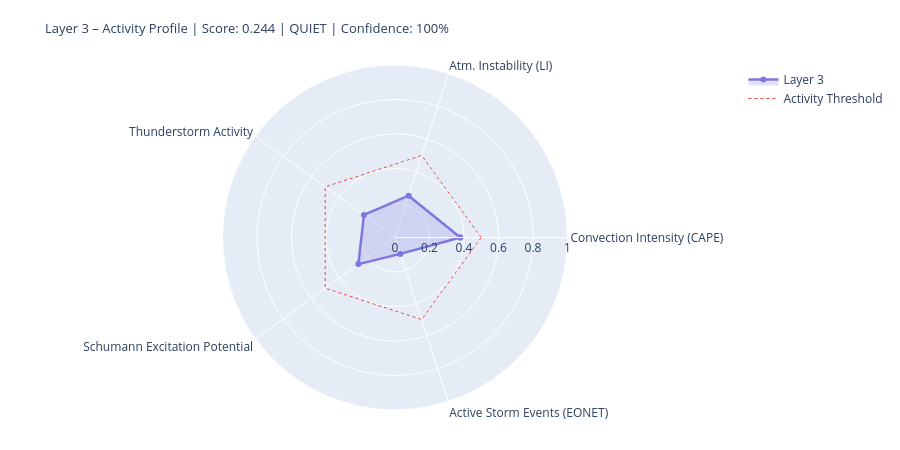

Notebook code cell kept with this figure:
### Markdown cell above
---
## 4. State Assessment & Handoff to Layer 4/5

### Code cell
# ============================================================
# LAYER-3-SCORE
# Five dynamic components
# ============================================================

def norm(v, lo, hi):
    if v is None or (isinstance(v, float) and math.isnan(v)): return None
    return round(max(0.0, min(1.0, (v - lo) / (hi - lo))), 4)

# --- 1) Convection intensity (global CAPE mean) ---
cape_mean = df_atm['cape'].dropna().mean() if not df_atm.empty else None
conv_score = norm(cape_mean, 0, 3000)
conv_src   = 'primary' if cape_mean is not None else 'missing'

# --- 2) Atmospheric instability (LI mean) ---
li_mean   = df_atm['li'].dropna().mean() if not df_atm.empty else None
# Negative LI = unstable → higher score
instab_score = norm(-li_mean if li_mean is not None else None, -6, 6)
instab_src   = 'primary' if li_mean is not None else 'missing'

# --- 3) Thunderstorm activity (mean thunder score + WMO count) ---
thunder_mean = df_atm['thunder_score'].mean() if not df_atm.empty else None
n_thunder    = int(df_atm['thunderstorm'].sum()) if not df_atm.empty else 0
thunder_score_val = norm(
    (thunder_mean or 0) * 0.7 + n_thunder * 0.1, 0, 1.0
) if thunder_mean is not None else None
thunder_src = 'primary'

# --- 4) Schumann excitation potential (weighted Schumann contribution) ---
schumann_pot = df_atm['schumann_contribution'].mean() if not df_atm.empty else None
# Boosted by Layer-2 thunderstorm trigger
if schumann_pot is not None and l2_thunder:
    schumann_pot = min(1.0, schumann_pot * 1.2)
schumann_score = norm(schumann_pot, 0, 1.0) if schumann_pot is not None else None
schumann_src   = 'derived'

# --- 5) Storm activity (NASA EONET) ---
# Distinction: None = data not loaded, 0.0 = loaded but no events
storm_score = None
storm_src   = 'missing'
if raw.get('storms') is not None:          # API reached successfully
    storm_score = norm(len(storm_events), 0, 30) if storm_events else 0.0
    storm_src   = 'primary'

# X-Ray and Kp: context only, not in dynamic score
# (X-Ray = Layer-0/4 driver; Kp = geomagnetic index, not a lightning proxy)
xray_context = None
if raw.get('xray'):
    df_xc = pd.DataFrame(raw['xray'])
    fc = next((c for c in df_xc.columns
               if any(k in c.lower() for k in ['flux','long']) and 'time' not in c.lower()),
              df_xc.columns[1])
    df_xc[fc] = pd.to_numeric(df_xc[fc], errors='coerce')
    xray_last = df_xc[fc].dropna().iloc[-1] if not df_xc[fc].dropna().empty else None
    if xray_last:
        xray_class = ('X' if xray_last>=1e-4 else 'M' if xray_last>=1e-5
                      else 'C' if xray_last>=1e-6 else 'B')
        xray_context = {'flux': float(xray_last), 'class': xray_class}
        print(f'X-Ray context: {xray_class}-class ({xray_last:.2e} W/m²)')

# --- Aggregate ---
COMPONENTS = {
    'Convection Intensity (CAPE)':  {'score': conv_score,       'source': conv_src,    'dynamic': True},
    'Atm. Instability (LI)':         {'score': instab_score,     'source': instab_src,  'dynamic': True},
    'Thunderstorm Activity':              {'score': thunder_score_val, 'source': thunder_src, 'dynamic': True},
    'Schumann Excitation Potential':   {'score': schumann_score,   'source': schumann_src,'dynamic': True},
    'Active Storm Events (EONET)': {'score': storm_score,      'source': storm_src,   'dynamic': True},
}

available   = {k: v['score'] for k, v in COMPONENTS.items() if v['score'] is not None}
unavailable = [k for k, v in COMPONENTS.items() if v['score'] is None]
layer3_score = round(sum(available.values()) / len(available), 4) if available else None
confidence   = round(len(available) / len(COMPONENTS), 2)
level = ('unknown' if layer3_score is None
         else 'quiet'   if layer3_score < 0.3
         else 'moderate' if layer3_score < 0.6
         else 'active')
dominant_l3 = max(available, key=available.get) if available else 'none'

# --- Ausgabe ---
W = 68
print('=' * W)
print('LAYER 3 – ATMOSPHERE / WEATHER / THUNDERSTORMS – STATE ASSESSMENT')
print('=' * W)
for name, comp in COMPONENTS.items():
    s = comp['score']
    if s is not None:
        bar = '█' * int(s * 20) + '░' * (20 - int(s * 20))
        print(f'  {name:<36} {bar}  {s:.3f}  [{comp["source"]}]')
    else:
        print(f'  {name:<36} {"─" * 20}  n/a   [missing]')
print('-' * W)
print(f'  Score:        {layer3_score:.3f}  ({len(available)}/{len(COMPONENTS)} components)')
print(f'  Confidence:   {confidence:.0%}')
print(f'  Level:        {level.upper()}')
print(f'  Dominant:     {dominant_l3}')
print(f'  CAPE mean:    {cape_mean:.0f} J/kg' if cape_mean else '  CAPE mean:    n/a')
print(f'  LI mean:      {li_mean:.1f} K' if li_mean is not None else '  LI mean:      n/a')
print(f'  Thunderstorms:{n_thunder} points (WMO)  +  {len(storm_events)} NASA EONET')
print('=' * W)

# Radar
cats   = list(available.keys())
vals_r = list(available.values())
if len(cats) >= 3:
    fig = go.Figure()
    fig.add_trace(go.Scatterpolar(
        r=vals_r + [vals_r[0]], theta=cats + [cats[0]],
        fill='toself', fillcolor='rgba(127,119,221,0.22)',
        line=dict(color='#7F77DD', width=2.5), name='Layer 3'
    ))
    fig.add_trace(go.Scatterpolar(
        r=[0.5] * (len(cats)+1), theta=cats + [cats[0]],
        line=dict(color='#E24B4A', dash='dot', width=1),
        mode='lines', name='Activity Threshold'
    ))
    fig.update_layout(
        title=dict(
            text=f'Layer 3 – Activity Profile | Score: {layer3_score:.3f} | {level.upper()} | Confidence: {confidence:.0%}',
            font=dict(size=13)
        ),
        polar=dict(radialaxis=dict(visible=True, range=[0, 1])),
        height=450, showlegend=True,
        margin=dict(l=60, r=60, t=65, b=40)
    )
    fig.show()

### Figure 1 — Plotly figure (JSON) as saved in the notebook; plotly's stock layout.template omitted (floating-point values rounded to 4 significant figures)
{"data": [{"fill": "toself", "fillcolor": "rgba(127,119,221,0.22)", "line": {"color": "#7F77DD", "width": 2.5}, "name": "Layer 3", "r": [0.3787, 0.255, 0.2225, 0.2624, 0.1, 0.3787], "theta": ["Convection Intensity (CAPE)", "Atm. Instability (LI)", "Thunderstorm Activity", "Schumann Excitation Potential", "Active Storm Events (EONET)", "Convection Intensity (CAPE)"], "type": "scatterpolar"}, {"line": {"color": "#E24B4A", "dash": "dot", "width": 1}, "mode": "lines", "name": "Activity Threshold", "r": [0.5, 0.5, 0.5, 0.5, 0.5, 0.5], "theta": ["Convection Intensity (CAPE)", "Atm. Instability (LI)", "Thunderstorm Activity", "Schumann Excitation Potential", "Active Storm Events (EONET)", "Convection Intensity (CAPE)"], "type": "scatterpolar"}], "layout": {"height": 450, "margin": {"b": 40, "l": 60, "r": 60, "t": 65}, "polar": {"radialaxis": {"range": [0, 1], "visible": true}}, "showlegend": true, "title": {"font": {"size": 13}, "text": "Layer 3 – Activity Profile | Score: 0.244 | QUIET | Confidence: 100%"}}}
